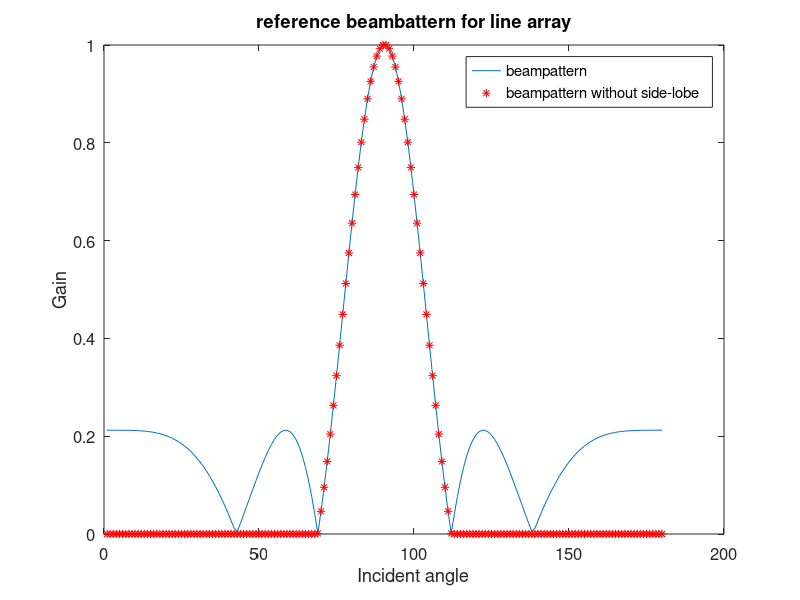
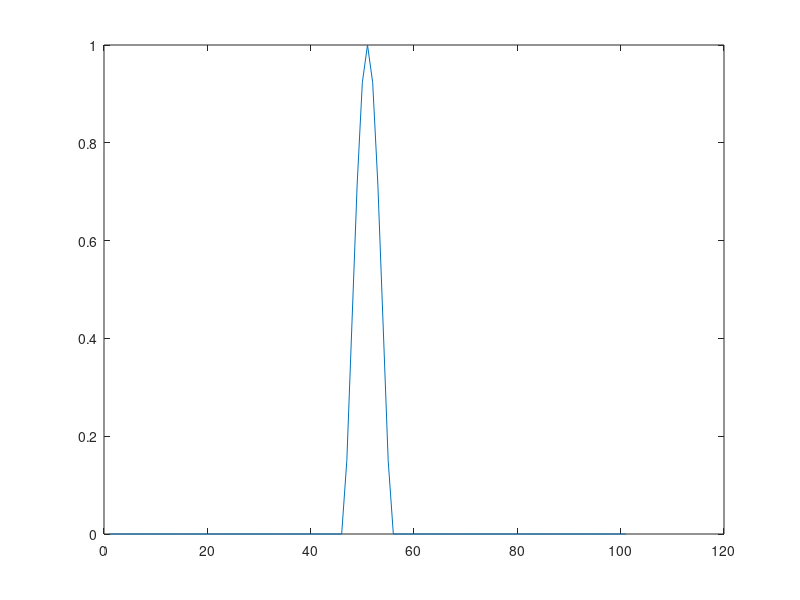
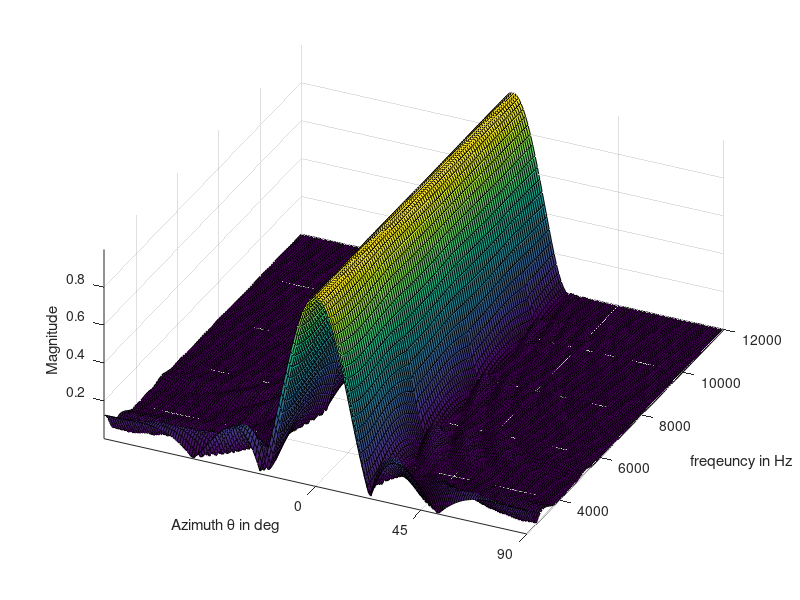

MATLAB code for these plots, in order:
clear;
clc;
Nfft = 256;               % FFT length used to implement FFT filterbank
Nfh = Nfft/2+1;           % number of frequency points in [0,Fs/2]
Fs = 24000;
Fsh = Fs/2;
fl = 2400;                 % lower and upper cutoff frequencies of filterbank
fu = 12000;
klow = round(fl/Fsh*Nfh);
kup = round(fu/Fsh*Nfh);
f = Fsh/Nfh*(klow:kup)';  % frequencies used to compute T and W
Nf = length(f);
N = 101;                   % number of microphone
dH = 0.0282/8;            % minimum sensor distance in m
gamma = 1;
numCluster = 5;
numPrsnt = 2;


c = 340;                 % speed of sound in m/s
f_test = 2000;

x_map = zeros(N,Nf);
n = -(N-1)/2:(N-1)/2;

x_array = n*dH;
theta = linspace(-pi/2, pi/2, 180); % discrete Theta angle 
Ntheta = length(theta);


BP = 0.0307*exp(-1j*3*pi*sin(theta)) + 0.2028*exp(-1j*2*pi*sin(theta)) + ...
    0.1663*exp(-1j*1*pi*sin(theta)) + ...
    0.2004*exp(-1j*0*pi*sin(theta)) + ...
    0.1663*exp(1j*1*pi*sin(theta)) + ...
    0.2028*exp(1j*2*pi*sin(theta)) + ...
    0.0307*exp(1j*3*pi*sin(theta));
BP = BP/max(abs(BP));
BP_ML = zeros(1,length(BP));
BP_ML(69:112) = BP(69:112); 
figure();

plot(abs(BP));

hold on 
plot(abs(BP_ML),'*r');
ylabel('Gain');
xlabel('Incident angle');
set(gcf,'color','w');
legend('beampattern','beampattern without side-lobe');
title('reference beambattern for line array')
set(gca,'FontSize', 12);
BP = BP_ML;
%%
FI = zeros(Ntheta,Nf);
figure()

for i=1:Nf
    
  Br = zeros(N,1);  
  Rc = (f(i)*N*dH/c);
  %f(i) = Rc*c/N/dH;
  x_points = Rc*cos(theta);
  %boudary  = find(abs(n)<= Rc  );
  %outside  = find(abs(n)> Rc  );
  boudary = find(abs(n)<= Rc*sind(90-69)  );
  outside  = find(abs(n)> Rc*sind(90-69)  );
  thetaS = asin(n(boudary)/Rc);
  

  % reference beam-pattern
  Br(boudary)= 0.0307*exp(-1j*3*pi*sin(thetaS)) + ...
    0.2028*exp(-1j*2*pi*sin(thetaS)) + ...
    0.1663*exp(-1j*1*pi*sin(thetaS)) + ...
    0.2004*exp(-1j*0*pi*sin(thetaS)) + ...
    0.1663*exp(1j*1*pi*sin(thetaS)) + ...
    0.2028*exp(1j*2*pi*sin(thetaS)) + ...
    0.0307*exp(1j*3*pi*sin(thetaS));
   %Br(outside)= abs(Br(boudary(end)));
   Br(boudary) = Br(boudary)/max(Br(boudary));

    
   % animation plot
   plot(abs(Br)) 
   temp = fftshift(Br(end:-1:1));
   h = fftshift(ifft(temp(end:-1:1))); 
    %   MagMax = max(abs(h));
    %   idxZero = find (abs(h)<0.05*MagMax);
    %   h(idxZero) = 0;
   x_map(:,i) = h;
  
  
  %hold on
  pause(0.01)
  
  %beam plot
  beta = 2*pi*f(i)/c;             % wave number
  D = exp(1j*beta*x_array(ones(1,Ntheta),:).*sin(theta(ones(N,1),:))');
  FI(:,i) = (D*(h));     
end
%%
pos = [0.5 0.5 0.4 0.4];

figure('numbertitle','off','name','beam pattern of full array',...
      'Units','normal','Position',pos);
surf(180/pi*theta,f,abs(FI)');
axis tight
set(gca,'XTick',[0 45 90 135 180]);
view([25,50]);
xlabel('Azimuth \theta in deg');
ylabel('freqeuncy in Hz');
zlabel('Magnitude');
grid on
set(gcf,'color','w');


